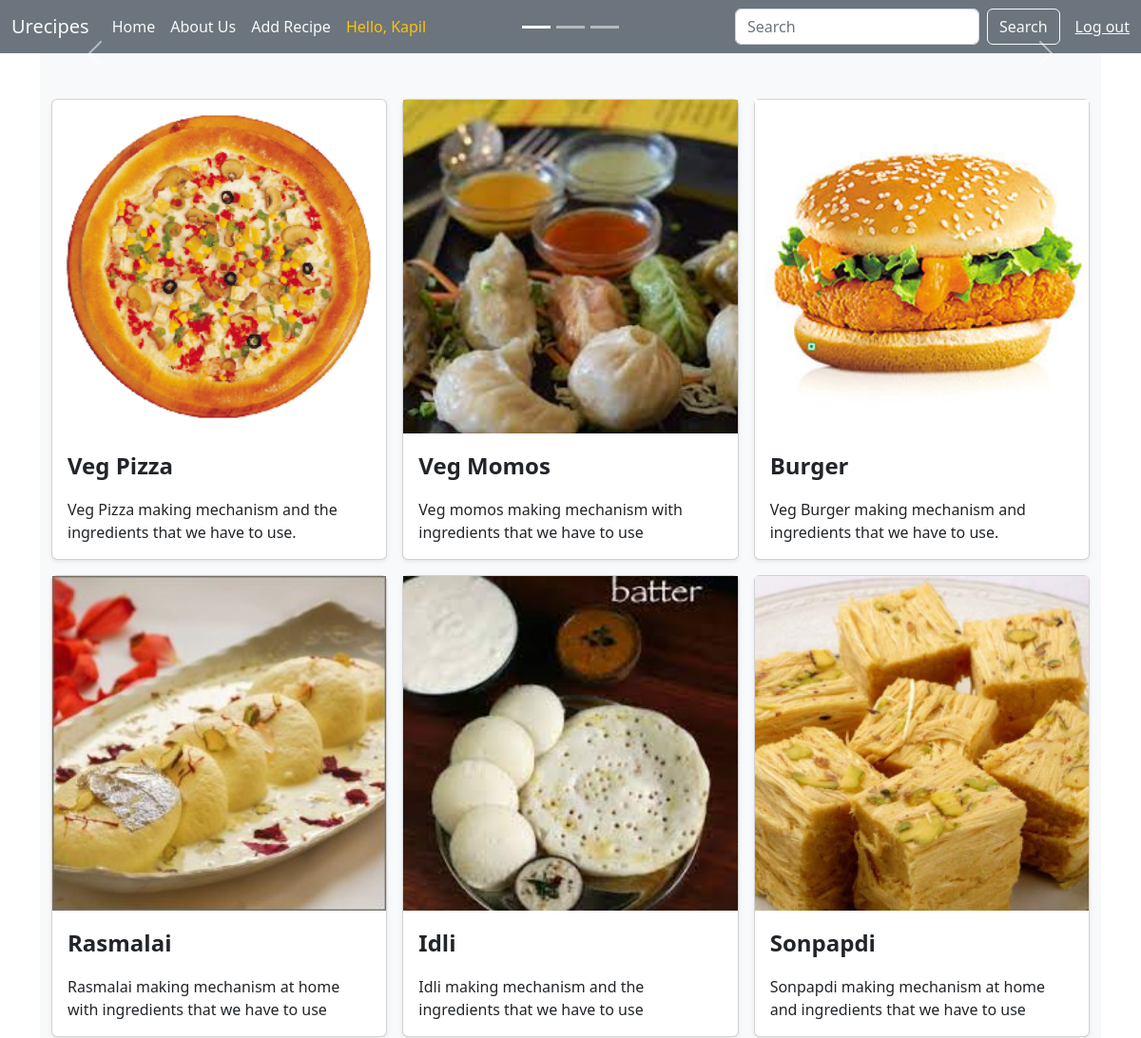
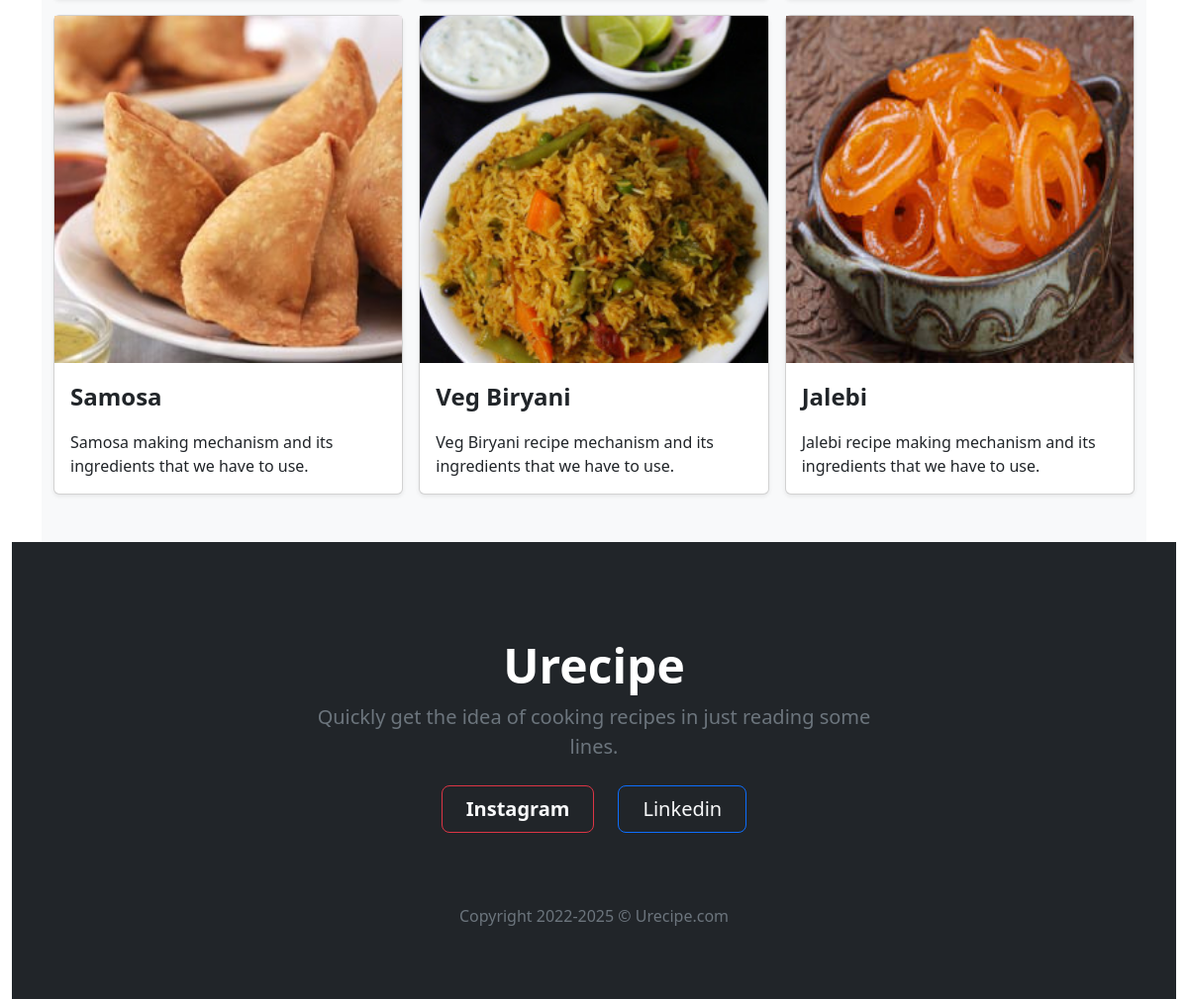
The app's page / (signed in) with its own data (2 pictures, top to bottom).
### app/models.py (models this page shows, shortened)
class Urecipe(models.Model):
    recipe_image = models.ImageField(upload_to = "pics")
    recipe_name = models.CharField(max_length=100)
    recipe_desc = models.CharField(max_length=250)
    recipe_ingredients = models.TextField()
    recipe_steps = models.TextField()
    date_added = models.DateTimeField(auto_now_add=True)
    owner = models.ForeignKey(User,on_delete=models.CASCADE)

### app/views.py (the view, shortened to what this page needs)
# urls.py: path('',views.index,name="index"),
def index(request):
    recipes = Urecipe.objects.all()
    loginuser = True
    if loginuser:
        params = {'recipes':recipes}
    else:
        params ={ 'recipes':recipes,'user':user}
    return render(request, 'app/index.html',params)

### app/templates/app/index.html (shortened to what this page needs)
{% extends "app/base.html"%}
{% block content %}
<div class="container-fluid">
  <div id="myCarousel" class="carousel slide" data-bs-ride="carousel">
    <div class="carousel-indicators">
      <button type="button" data-bs-target="#myCarousel" data-bs-slide-to="0" class="active" aria-label="Slide 1"
        aria-current="true"></button>
      <button type="button" data-bs-target="#myCarousel" data-bs-slide-to="1" aria-label="Slide 2" class=""></button>
      <button type="button" data-bs-target="#myCarousel" data-bs-slide-to="2" aria-label="Slide 3" class=""></button>
    </div>
    <button class="carousel-control-prev" type="button" data-bs-target="#myCarousel" data-bs-slide="prev">
      <span class="carousel-control-prev-icon" aria-hidden="true"></span>
    </button>
    <button class="carousel-control-next" type="button" data-bs-target="#myCarousel" data-bs-slide="next">
      <span class="carousel-control-next-icon" aria-hidden="true"></span>
    </button>
  </div>
</div>
<div class="container">
  <div class="album py-5 bg-light">
    <div class="container">
      <div class="row row-cols-1 row-cols-sm-2 row-cols-md-3 g-3">
        {% for recipe in recipes %}
        <a href="{% url 'app:recipe' recipe.id %}" class="text-decoration-none text-dark">
          <div class="col">
            <div class="card shadow-sm">
              <img src="{{recipe.recipe_image.url}}" alt="">
              <div class="card-body">
                <p class="card-text fw-bold fs-4">{{recipe.recipe_name}}</p>
                <p class="card-text ">{{recipe.recipe_desc}}</p>
              </div>
            </div>
          </div>
        </a>
        {% endfor %}
      </div>
    </div>
  </div>
</div>
{% endblock content %}

### app/templates/app/base.html (shortened to what this page needs)
<!doctype html>
<html lang="en">
<head>
  <link href="https://cdn.jsdelivr.net/npm/bootstrap@5.2.1/dist/css/bootstrap.min.css" rel="stylesheet"
>
</head>
<body>
  <nav class="navbar navbar-expand-lg bg-secondary">
    <div class="container-fluid">
      <a class="navbar-brand text-light" href="/">Urecipes</a>
      <div class="collapse navbar-collapse" id="navbarSupportedContent">
        <ul class="navbar-nav me-auto mb-2 mb-lg-0">
          <li class="nav-item">
            <a class="nav-link active text-light" aria-current="page" href="/">Home</a>
          </li>
          <li class="nav-item">
            <a class="nav-link text-light disabled" href="#">About Us</a>
          </li>
          {% if not user.is_authenticated %}
            <li class="nav-item">
              <a class="nav-link text-light" href="" data-bs-toggle="modal" data-bs-target="#loginModal">Add Recipe</a>
            </li>
          {% else %}
            <li class="nav-item">
              <a class="nav-link text-light" href="/addurecipe/">Add Recipe</a>
            </li>
          {% endif %}
          {% if user.is_authenticated %}
            <li class="nav-item">
              <a class="nav-link text-warning disabled">Hello, {{user.username}}</a>
            </li>
          {% endif %}
        </ul>
        <form class="d-flex" action="/search/" method="GET">
            <input class="form-control me-2" type="search" placeholder="Search" aria-label="Search" name="query" required>
            <button class="btn btn-outline-light me-3" type="submit">Search</button>
        </form>
        {% if user.is_authenticated %}
          <a href="{% url 'app:logout' %}" class="text-light">Log out</a>
        {% else %}
          <button type="button" class="btn btn-outline-info me-2 " data-bs-toggle="modal" data-bs-target="#loginModal">Log In</button>
          <button type="button" class="btn btn-outline-info me-2" data-bs-toggle="modal" data-bs-target="#signupModal">Sign Up</button>
        {% endif %}
        </div>
    </div>
  </nav>
  {% block content %}
  {% endblock content %}
  <footer class="container-fluid">
    <div class="bg-dark text-secondary px-4 py-5 text-center">
      <div class="py-5">
        <h1 class="display-5 fw-bold text-white">Urecipe</h1>
        <div class="col-lg-6 mx-auto">
          <p class="fs-5 mb-4">Quickly get the idea of cooking recipes in just reading some lines.</p>
          <div class="d-grid gap-2 d-sm-flex justify-content-sm-center">
            <button type="button" class="btn btn-outline-danger btn-lg px-4 me-sm-3 fw-bold"><a href="https://www.instagram.com/iamkeps1/" class="text-decoration-none text-light">Instagram</a></button>
            <button type="button" class="btn btn-outline-primary btn-lg px-4"><a href="https://www.linkedin.com/in/kapil-kumar-5a9218248/" class="text-decoration-none text-light">Linkedin</a></button>
          </div>
        </div>
      </div>
      <div class="my-4 mt-14">
        <p class="mb-0 fs-6">
          Copyright 2022-2025 © Urecipe.com
        </p>
      </div>
    </div>
  </footer>
</body>
</html>

### records on screen
Urecipe: recipe_image (picture), recipe_name "Veg Pizza", recipe_desc "Veg Pizza making mechanism and the ingredients that we have to use."
Urecipe: recipe_image (picture), recipe_name "Veg Momos", recipe_desc "Veg momos making mechanism with ingredients that we have to use"
Urecipe: recipe_image (picture), recipe_name "Burger", recipe_desc "Veg Burger making mechanism and ingredients that we have to use."
Urecipe: recipe_image (picture), recipe_name "Rasmalai", recipe_desc "Rasmalai making mechanism at home with ingredients that we have to use"
Urecipe: recipe_image (picture), recipe_name "Idli", recipe_desc "Idli making mechanism and the ingredients that we have to use"
Urecipe: recipe_image (picture), recipe_name "Sonpapdi", recipe_desc "Sonpapdi making mechanism at home and ingredients that we have to use"
Urecipe: recipe_image (picture), recipe_name "Samosa", recipe_desc "Samosa making mechanism and its ingredients that we have to use."
Urecipe: recipe_image (picture), recipe_name "Veg Biryani", recipe_desc "Veg Biryani recipe mechanism and its ingredients that we have to use."
Urecipe: recipe_image (picture), recipe_name "Jalebi", recipe_desc "Jalebi recipe making mechanism and its ingredients that we have to use."

### other values on screen
{{ user.username }} "Kapil"
